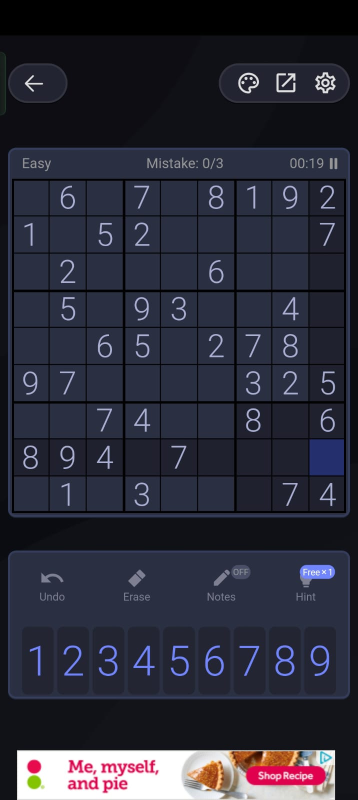
#> input picture image_processing/data/images/crop_ref.jpg, 716 x 1600 px (shown at 1/2 size)
$ python crop_image_setup.py
#> lines starting #> are read from the running program, lines starting #| are printed output that depends on the picture
#> in select_region, image is the input picture: shape (1600, 716, 3); mean B, G, R 57.3, 44.3, 43.5
### image_processing/classes/imageCropper.py
# Standard library imports
import os  # Import os to handle directories
import json  # Import json for handling JSON files

# Third-party imports
import cv2  # Import OpenCV for image processing


class ImageCropper:
    def __init__(self):
        """Initialize the ImageCropper class with an empty list for clicked points."""
        self.points = []  # Initialize an empty list to store clicked points

    # [15 lines left out: function click_and_crop, not called in this run]

    def resize_image(self, image, scale_percent):
        """
        Resize an image to a specified percentage of its original dimensions.

        Args:
            image: The input image to resize.
            scale_percent: The percentage to resize the image.

        Returns:
            The resized image.
        """
#> called with scale_percent = 50
        width = int(image.shape[1] * scale_percent / 100)  # Calculate new width
#> width = 358
        height = int(image.shape[0] * scale_percent / 100)  # Calculate new height
#> height = 800
        dim = (width, height)  # Create a dimension tuple
#> dim = (358, 800)
        return cv2.resize(image, dim, interpolation=cv2.INTER_AREA)  # Resize the image
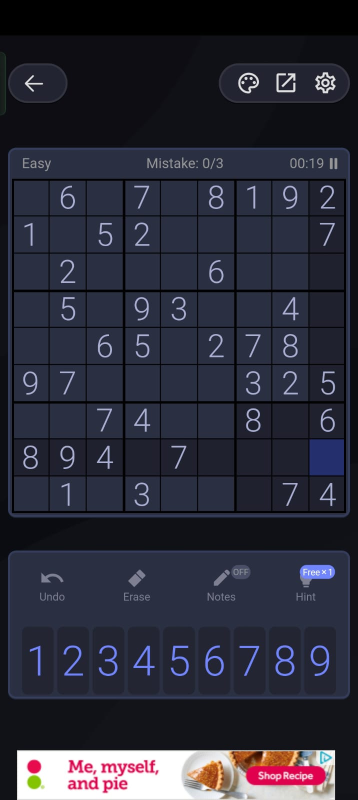
#> returned value: shape (800, 358, 3); mean of channels 0, 1, 2 57.4, 44.3, 43.6; drawn as B, G, R

    def select_region(self, image_path):
        """
        Allow the user to select a rectangular region in an image for cropping.

        Args:
            image_path: The path to the image from which to select a region.

        Returns:
            The cropped image based on user-selected points.

        Raises:
            ValueError: If invalid points are selected (less than two).
        """
        global image  # Declare the global image variable
        image = cv2.imread(image_path)  # Read the image from the specified path
        clone = image.copy()  # Create a copy of the original image

        # Resize the image for display
        scale_percent = 50  # Adjust the scale percentage as needed
        image = self.resize_image(image, scale_percent)  # Resize the image
        cv2.namedWindow("Image")  # Create a window for displaying the image
        cv2.setMouseCallback(
            "Image", self.click_and_crop
        )  # Set the mouse callback function

        while True:  # Loop until a valid selection is made
            cv2.imshow("Image", image)  # Display the image
            key = cv2.waitKey(1) & 0xFF  # Wait for a key press
#> (key Esc is pressed here)

            # Press 'r' to reset the points
            if key == ord("r"):
                self.points = []  # Reset the points list
                image = clone.copy()  # Reset the image to the original clone
                image = self.resize_image(
                    image, scale_percent
                )  # Resize the image again
            # Press 'c' to confirm and crop the selected area
            elif key == ord("c") and len(self.points) == 2:
                break  # Exit the loop if two points are selected

        cv2.destroyAllWindows()  # Close all OpenCV windows

        if len(self.points) == 2:
            # Define the cropping coordinates based on selected points
            x1, y1 = self.points[0]  # First point
            x2, y2 = self.points[1]  # Second point
            # Ensure that the coordinates are valid
            x1, x2 = sorted([x1, x2])  # Sort the x-coordinates
            y1, y2 = sorted([y1, y2])  # Sort the y-coordinates

            # Adjust coordinates to match the original image dimensions
            height, width = clone.shape[:2]  # Get the original image dimensions
            x1_original = int(x1 * width / (width * scale_percent / 100))  # Adjust x1
            y1_original = int(y1 * height / (height * scale_percent / 100))  # Adjust y1
            x2_original = int(x2 * width / (width * scale_percent / 100))  # Adjust x2
            y2_original = int(y2 * height / (height * scale_percent / 100))  # Adjust y2

            # Crop the original image using the adjusted coordinates
            cropped_image = clone[y1_original:y2_original, x1_original:x2_original]
            self.save_coordinates(  # Save the cropping coordinates in JSON
                x1_original, y1_original, x2_original, y2_original
            )
            return cropped_image  # Return the cropped image
        else:
            raise ValueError(
                "No valid two points were selected."
            )  # Raise error if invalid points

    # [23 lines left out: function save_coordinates, not called in this run]

### image_processing/crop_image_setup.py
import cv2
from classes.imageCropper import ImageCropper

if __name__ == "__main__":
    cropper = ImageCropper()
    # Reemplaza 'ruta/a/tu/imagen.jpg' con la ruta a tu imagen
    cropped_image = cropper.select_region("data/images/crop_ref.jpg")

    # Muestra la imagen recortada
    cv2.imshow("Cropped Image", cropped_image)
    cv2.waitKey(0)
    cv2.destroyAllWindows()

$ run again, with image_processing/data/images/main_test.jpg copied over image_processing/data/images/crop_ref.jpg
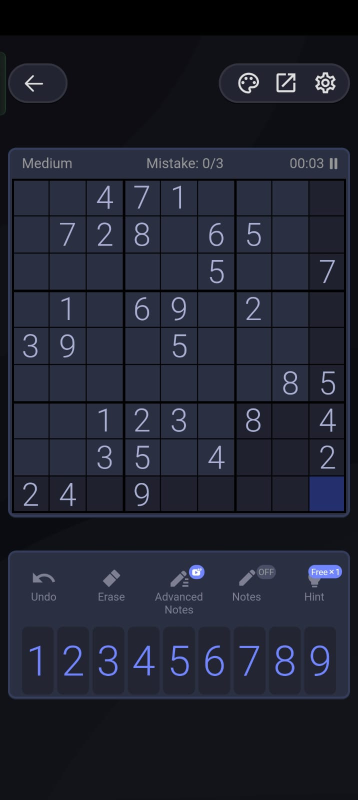
#> input picture image_processing/data/images/main_test.jpg, 716 x 1600 px (shown at 1/2 size)
#> in select_region, image is the input picture: shape (1600, 716, 3); mean B, G, R 48.2, 35, 32.1
#> in resize_image, `return cv2.resize(image, dim, interpolation=cv2.INTER_AREA)`:
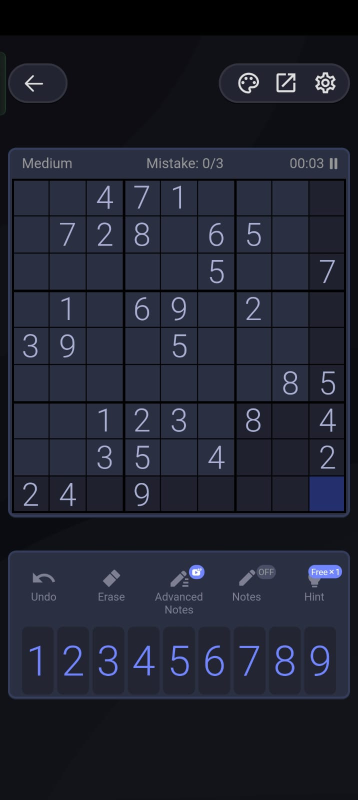
#> returned value: shape (800, 358, 3); mean of channels 0, 1, 2 48.3, 35, 32.2; drawn as B, G, R
